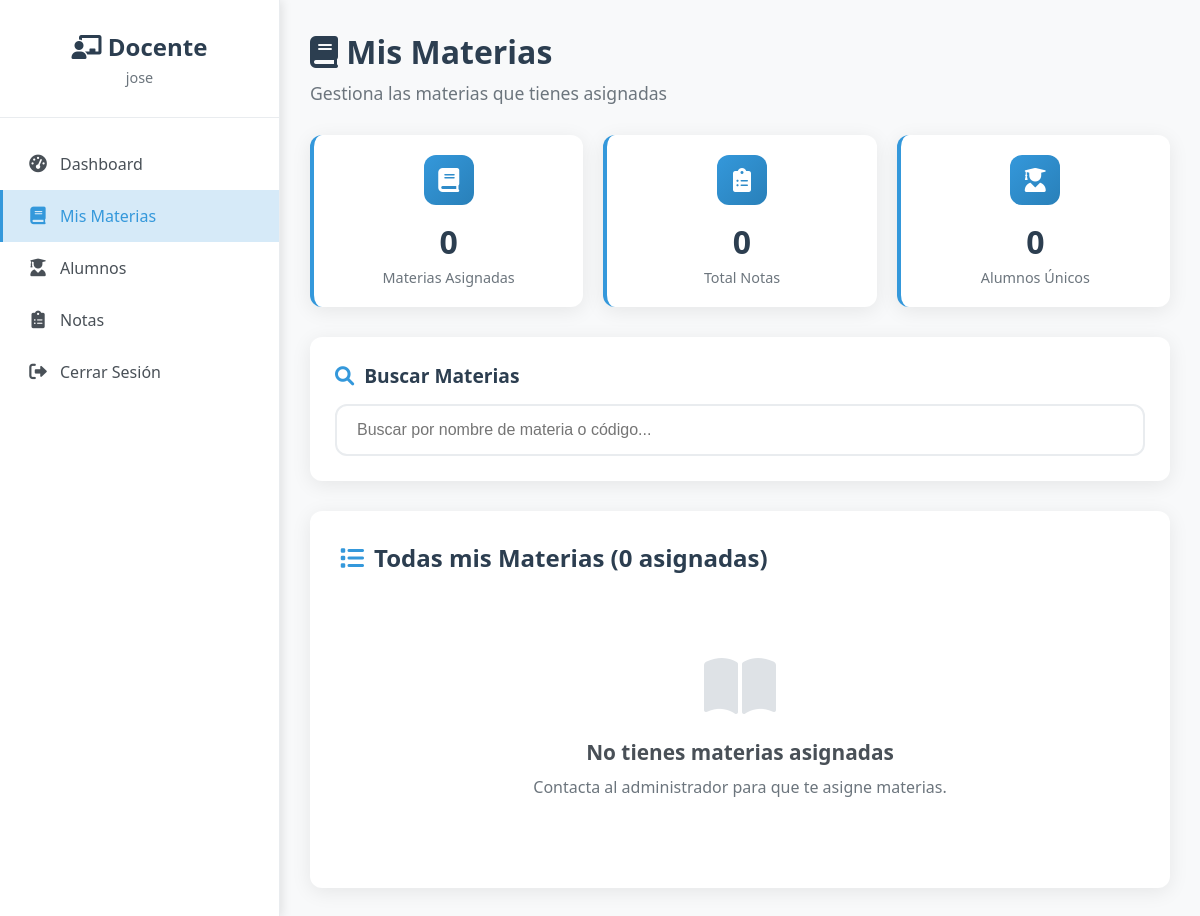
Before: /docente/ver_materias (signed in) with the older database file.
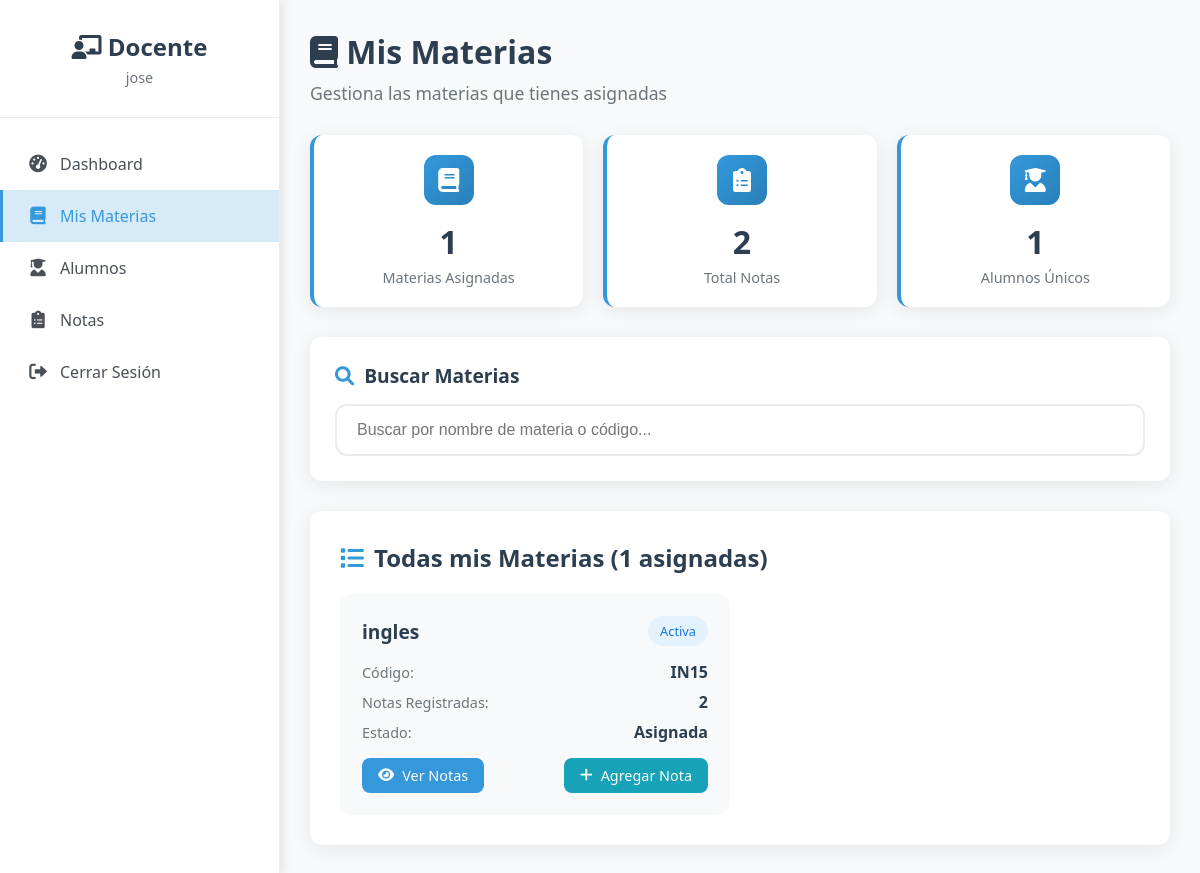
After: the same page with the newer database file.
### app.py (models this page shows)
class Materia(db.Model):
    id = db.Column(db.Integer, primary_key=True)
    nombre = db.Column(db.String(100), nullable=False)
    codigo = db.Column(db.String(20), unique=True, nullable=False)
    docente_id = db.Column(db.Integer, db.ForeignKey('docente.id'), nullable=False)
    docente = db.relationship('Docente', backref=db.backref('materias', lazy=True))
    fecha_creacion = db.Column(db.DateTime, default=datetime.utcnow)

### app.py (the view)
@app.route('/docente/ver_materias')
def docente_ver_materias():
    if not session.get('user_id') or session.get('tipo') != 'docente':
        return redirect(url_for('login'))
    if not verificar_estado_docente():
        return redirect(url_for('login'))
    usuario = Usuario.query.get(session['user_id'])
    if not usuario or not usuario.docente:
        flash('No se encontró información del docente', 'error')
        return redirect(url_for('login'))
    docente_id = usuario.docente.id
    materias = Materia.query.filter_by(docente_id=docente_id).order_by(Materia.id.desc()).all()
    materias_con_notas = []
    total_notas = 0
    alumnos_unicos = set()
    for materia in materias:
        notas_count = Nota.query.filter_by(materia_id=materia.id).count()
        materias_con_notas.append((materia, notas_count))
        total_notas += notas_count
        notas_materia = Nota.query.filter_by(materia_id=materia.id).all()
        for nota in notas_materia:
            alumnos_unicos.add(nota.alumno_id)
    return render_template('docente/ver_materias_moderno.html',
                         materias=materias_con_notas,
                         total_notas=total_notas,
                         alumnos_unicos=len(alumnos_unicos))

### app.py (called while the page is built)
def verificar_estado_docente():
    if session.get('tipo') == 'docente':
        usuario = Usuario.query.get(session.get('user_id'))
        if usuario and usuario.docente:
            if usuario.docente.estado == 'inactivo':
                session.clear()
                flash('Tu cuenta de docente está inactiva. Contacta al administrador para reactivarla.', 'error')
                return False
            elif usuario.docente.estado == 'suspendido':
                session.clear()
                flash('Tu cuenta de docente está suspendida. Contacta al administrador para más información.', 'error')
                return False
    return True

@app.context_processor
def inject_flash_cleanup():
    return {
        'clear_flash_messages': clear_flash_messages,
        'convertir_ciclo_a_texto': convertir_ciclo_a_texto
    }

### templates/docente/ver_materias_moderno.html (shortened to what the changed rows need)
<!DOCTYPE html>
<html lang="es">
<head>
    <link href="https://cdnjs.cloudflare.com/ajax/libs/font-awesome/6.0.0/css/all.min.css" rel="stylesheet">
</head>
<body>
    <div class="docente-dashboard">
        <div class="sidebar">
            <div class="sidebar-header">
                <h2><i class="fas fa-chalkboard-teacher"></i> Docente</h2>
            </div>
        </div>
        <div class="main-content">
            <div class="page-header">
                <h1><i class="fas fa-book"></i> Mis Materias</h1>
            </div>
            <div class="stats-cards">
                <div class="stat-card">
                    <div class="stat-card-icon">
                        <i class="fas fa-book"></i>
                    </div>
                    <div class="stat-card-number">{{ materias|length }}</div>
                    <div class="stat-card-label">Materias Asignadas</div>
                </div>
                <div class="stat-card">
                    <div class="stat-card-icon">
                        <i class="fas fa-clipboard-list"></i>
                    </div>
                    <div class="stat-card-number">{{ total_notas if total_notas else 0 }}</div>
                    <div class="stat-card-label">Total Notas</div>
                </div>
                <div class="stat-card">
                    <div class="stat-card-icon">
                        <i class="fas fa-user-graduate"></i>
                    </div>
                    <div class="stat-card-number">{{ alumnos_unicos if alumnos_unicos else 0 }}</div>
                    <div class="stat-card-label">Alumnos Únicos</div>
                </div>
            </div>
            <div class="materias-section">
                <h2><i class="fas fa-list"></i> Todas mis Materias ({{ materias|length }} asignadas)</h2>
                {% if materias %}
                <div class="materias-grid" id="materiasGrid">
                    {% for materia, notas_count in materias %}
                    <div class="materia-card"
                         data-nombre="{{ materia.nombre|lower }}"
                         data-codigo="{{ materia.codigo|lower }}">
                        <div class="materia-card-header">
                            <div class="materia-card-title">{{ materia.nombre }}</div>
                            <span class="materia-card-badge">Activa</span>
                        </div>
                        <div class="materia-card-body">
                            <div class="materia-card-field">
                                <span class="materia-card-label">Código:</span>
                                <span class="materia-card-value">{{ materia.codigo }}</span>
                            </div>
                            <div class="materia-card-field">
                                <span class="materia-card-label">Notas Registradas:</span>
                                <span class="materia-card-value">{{ notas_count }}</span>
                            </div>
                            <div class="materia-card-field">
                                <span class="materia-card-label">Estado:</span>
                                <span class="materia-card-value">Asignada</span>
                            </div>
                        </div>
                        <div class="materia-card-footer">
                            <a href="{{ url_for('docente_ver_notas_materia', materia_id=materia.id) }}" class="btn btn-primary">
                                <i class="fas fa-eye"></i> Ver Notas
                            </a>
                            <a href="{{ url_for('agregar_nota') }}?materia_id={{ materia.id }}" class="btn btn-info">
                                <i class="fas fa-plus"></i> Agregar Nota
                            </a>
                        </div>
                    </div>
                    {% endfor %}
                </div>
                {% else %}
                <div class="empty-state">
                    <i class="fas fa-book-open"></i>
                    <h3>No tienes materias asignadas</h3>
                    <p>Contacta al administrador para que te asigne materias.</p>
                </div>
                {% endif %}
            </div>
        </div>
    </div>
</body>
</html>

Changed rows visible on the page:
added Materia: nombre "ingles", codigo "IN15", docente "2"
Other visible differences:
{{ materias|length }}: "0" → "1"
{{ total_notas if total_notas else 0 }}: "0" → "2"
{{ alumnos_unicos if alumnos_unicos else 0 }}: "0" → "1"
text no longer shown: "No tienes materias asignadas Contacta al administrador para que te asigne materias."
